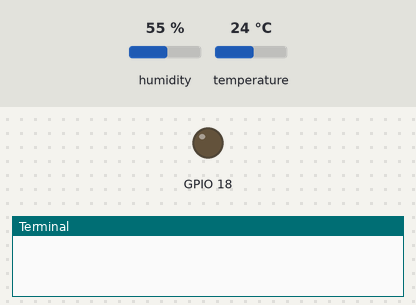
Simulated run of this program. Board: Raspberry Pi (BCM pin numbers). Shown: output pins drawn as LEDs (lit = HIGH), the last lines printed to the terminal. Inputs (shaded band) come from the test bench; at power-on: humidity 55 %, temperature 24 °C. The clock reads 2024-03-15 10:24:30 at power-on unless the program sets it.

Above: at 2.2 s.
2.3 s: humidity set to 22 %
At 6.0 s:
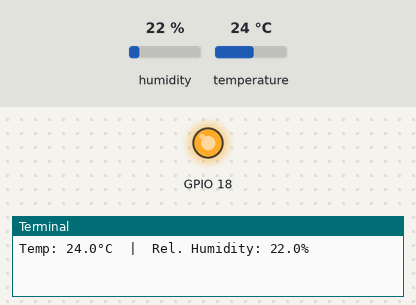
7.0 s: temperature set to 12 °C
10.4 s: humidity set to 40 %
Timing chart, 0 to 13.4 s (numbered marks = the images above; inputs shaded):
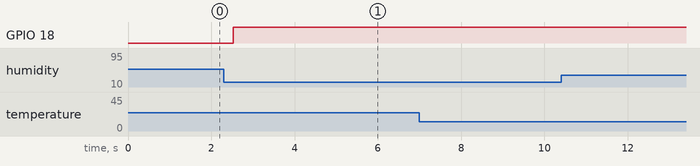

The program:

temp_hum_DHT11.py
```python
#!/usr/bin/python3

import time
import RPi.GPIO as GPIO
import bus_access_DHT11

def main():
    GPIO.setmode(GPIO.BCM)
    sigPort = 18
    try:
        readsensor = bus_access_DHT11.Readsensor(sigPort)
        time.sleep(1)
        while True:
            temp, hum = readsensor.temp()
            if hum < 0: # A negative humidity value is code for an error
                print(readsensor.errorMsg(hum))
            else:
                print("Temp: "+str(temp)+"°C  |  Rel. Humidity: "+str(hum)+"%")
            time.sleep(0.5) # 1.5s wait in readsensor.temp(), i.e. 2s between calls as specified
    except KeyboardInterrupt: # If there is a KeyboardInterrupt (when you press ctrl+c), exit the program and cleanup
        print("Cleaning up")
        GPIO.cleanup()

if __name__ == '__main__':
    main()
```

bus_access_DHT11.py
```python
#!/usr/bin/python3

# bus_access_DHT11

import time
import RPi.GPIO as GPIO
"""
DHT11 sends high bits first
DATA = 8 bit integer RH-data, 8 bit decimal RH-data, 8 bit integer T-data, 8 bit decimal T-data and 8 bit check sum
Checksum is adding the first 4 bytes and truncating to the last 8 bits

Raspberry PI 4 sends a start signal (pulse low for >18ms)
Raspberry PI 4 waits 20-40us for DHT11 response

DHT11 response is a LOW signal for 80us, then a HIGH for 80us with the data bits following

Data are coded as a LOW signal for >=50us, followed by high signal (70us for a 1, 26us to 28us for a 0)
"""

class Readsensor:
    def __init__(self, pin):
        self._pin = pin
        self._debug = False
        self._timmings:float = []

    def errorMsg(self, errorNo):
        if errorNo == -1:
            return("No response received back from DHT11")
        elif errorNo == -2:
            return("DTH11 and Raspberry Pi 4 are out of sync")
        elif errorNo == -3:
            return("Line stuck low")
        elif errorNo == -4:
            return("Underrun (no more bit)")
        elif errorNo == -5:
            return("Checksum error")
        elif errorNo == -6:
            return("No acknowlegement HIGH phase")
        else:
            return("No error")

    def setDebug(self, setit):
        self._debug = setit

    def _getbit(self):
        # DHT11 should have pulled the line LOW at this point, but let's check it anyway
        start = time.time()
        while GPIO.input(self._pin): # Wait for the line to go LOW
            if time.time() - start > 0.0001:
                return("S") # Line is stuck HIGH before the bit. So maybe we missed the beginning of it
        # OK, the line is LOW. Wait for the bit now
        start = time.time()
        while not GPIO.input(self._pin): # Wait for the line to go HIGH (beginning of the bit)
            if time.time() - start > 0.0001:
                return("T") # Waiting for the line to go HIGH, but stuck LOW
        start = time.time() # OK, the line is HIGH. Let's measure the duration of the HIGH-phase
        while  GPIO.input(self._pin):
            if time.time() - start > 0.0001: # More than 100 us. Line is stuck HIGH
                return("U") # Line is stuck HIGH while waiting for the bit
        tim = time.time() - start
        self._timmings.append(tim)
        if tim > 0.000035: # 0 = 26-28us,  1=70us
            return("1")
        else:
            return("0")

    def _sendStartbit(self):
        GPIO.setup(self._pin, GPIO.OUT, initial = False)
        time.sleep(0.020) # Start pulse LOW for 20 ms
        GPIO.output(self._pin, True) # Then pull line back HIGH
        GPIO.setup(self._pin, GPIO.IN, pull_up_down = GPIO.PUD_UP)

    def _waitResponse(self):
        # Response should come within 20-40 us from DTH11
        start = time.time() # Lockup protection
        while GPIO.input(self._pin): # Wait for line to be pulled LOW
            if (time.time() - start) > 0.0001: # If more than 100us, DHT11 does not respond!
                return(False)
        # We are now at the beginning of its response of 80 us
        return(True)

    def _waitAck(self):
        # Line must go HIGH after 80us
        time.sleep(0.000050)
        start = time.time() # Lockup protection
        while GPIO.input(self._pin): # Wait for the line to be pulled HIGH
            if time.time() - start > 0.0001: # DHT11 has not responded within 150 us
                return(False)
        # We are now ready for the data transmission to begin
        return(True)

    def _getData(self):
        st = ''
        for _ in range(40):
            st += self._getbit()
        return(st)

    def _validateData(self, data):
        if self._debug:
            print(data[0:8], data[8:16], data[16:24], data[24:32], data[32:40])
        for i in range(len(data)):
            if (data[i] < "0") or (data[i] > "1"):
                if data[i] == 'S':
                    return(-2) # Out of sync
                if data[i] == 'T':
                    return(-3) # Line stuck LOW
                if data[i] == 'U':
                    return(-4) # Underrun (Expected bit did not arrive)
        tl = 0
        for i in range(4):
            tl += int(data[i*8:i*8+8], 2)
        while tl > 255:
            tl -= 256
        if self._debug:
            print("Total added:",tl, "Checksum:",int(data[32:40], 2))
        if tl == int(data[32:40], 2): # Compare total with checksum
            return(0)
        return(-5) # Bad checksum

    def temp(self, retry = 3):
        # set the line normal HIGH (pulled up)
        for tr in range(retry):
            self._timmings.clear()
            GPIO.setup(self._pin, GPIO.IN, pull_up_down = GPIO.PUD_UP)
            time.sleep(1.5) # Wait for line to stabilize
            self._sendStartbit()
            if not self._waitResponse():
                if tr == retry-1:
                    return(85, -1) # Error Ack LOW
                time.sleep(1.5)
                continue
            if not self._waitAck():
                if tr == retry-1:
                    return(85, -6) # Error Ack HIGH
                time.sleep(1.5)
                continue
            st = self._getData() # Get the 40 bits
            er = self._validateData(st)
            if er < 0:
                if tr == retry - 1:
                    return(85, er) # Timeout error
                time.sleep(0.5)
                continue
            hum = (int(st[0:8], 2)*10 + int(st[8:16], 2))/10
            temp = (int(st[16:24], 2)*10 + int(st[24:32], 2))/10
            return(temp,hum)
```
